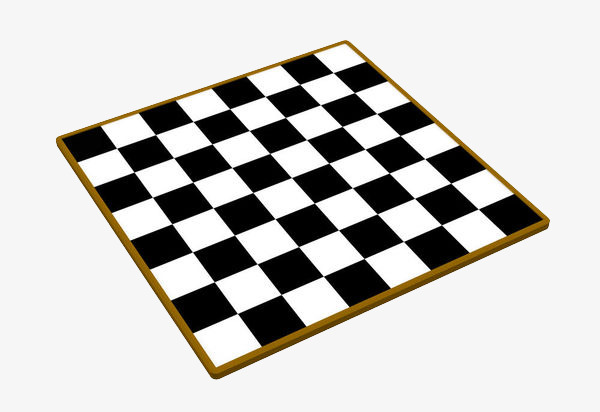
#> input picture PaoloAttempt0602/test.jpg, 600 x 412 px
$ python boardDetection.py   (older library calls are emulated)
#> lines starting #> are read from the running program, lines starting #| are printed output that depends on the picture; after the words box and inside, x2 and y2 are one past the last pixel; in counts of white or black regions, pixels touching at a corner belong together
#> further down, img is the input picture: shape (412, 600, 3); mean B, G, R 197.8, 200.7, 202.1
### PaoloAttempt0602/extract.py
from line import Line, partitionLines, filterCloseLines
from perspective import getPerspective
from util import ratio
from util import showImage, drawPerspective, drawBoundaries, drawContour, writeDocumentationImage
from util import randomColor


import cv2
import numpy as np


# [12 lines left out: function largestContour, not called in this run]

def ignoreContours(img,
                   contours,
                   hierarchy=None,
                   min_ratio_bounding=0.6,
                   min_area_percentage=0.01,
                   max_area_percentage=0.40):
    """Filters a contour list based on some rules. If hierarchy != None,
    only top-level contours are considered.
    :param img: source image
    :param contours: list of contours
    :param hierarchy: contour hierarchy
    :param min_ratio_bounding: minimum contour area vs. bounding box area ratio
    :param min_area_percentage: minimum contour vs. image area percentage
    :param max_area_percentage: maximum contour vs. image area percentage
    :returns: a list with the unfiltered countour ids
    """

    ret = []
    i = -1

    if hierarchy is not None:
        while len(hierarchy.shape) > 2:
            hierarchy = np.squeeze(hierarchy, 0)
    img_area = img.shape[0] * img.shape[1]

    for c in contours:
        i += 1

        if hierarchy is not None and \
           not hierarchy[i][2] == -1:
            continue

        _,_,w,h = tmp = cv2.boundingRect(c)
        if ratio(h,w) < min_ratio_bounding:
            continue

        contour_area = cv2.contourArea(c)
        img_contour_ratio = ratio(img_area, contour_area)
        if img_contour_ratio < min_area_percentage:
            continue
        if img_contour_ratio > max_area_percentage:
            continue

        ret.append(i)

    return ret


def extractBoards(img, w, h):
    """Extracts all boards from an image. This function applies perspective correction.
    :param img: source image
    :param w: output width
    :param h: output height
    :returns: a list the extracted board images
    """
#> called with w = 400, h = 400
    im_gray = cv2.cvtColor(img, cv2.COLOR_BGR2GRAY)
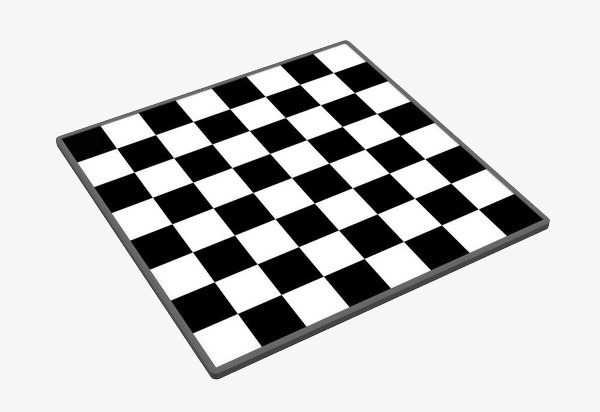
#> im_gray: shape (412, 600); min 0, max 255, mean 200.8

    ## Doc ##
    #writeDocumentationImage(im_gray, "gray")
    ## Doc ##

    (thresh, im_bw) = cv2.threshold(im_gray, 128, 255, cv2.THRESH_BINARY | cv2.THRESH_OTSU)
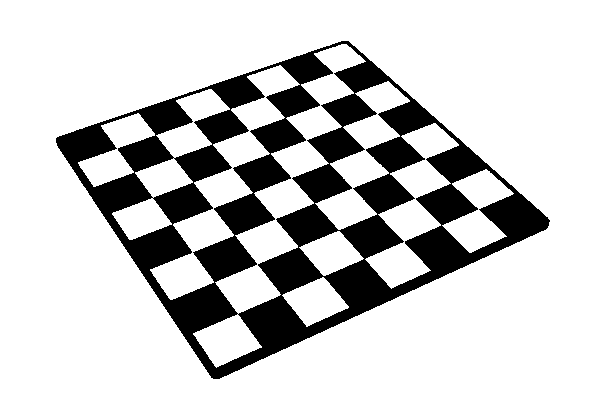
#> im_bw: shape (412, 600); 79.8% white; 1 black region
#> thresh = 133

    ## Doc ##
    #writeDocumentationImage(im_bw, "bw")
    ## Doc ##

    _, contours, hierarchy = cv2.findContours(im_bw, cv2.RETR_TREE, cv2.CHAIN_APPROX_SIMPLE)
#> contours = 11 contours; largest, box (x1, y1, x2, y2) and area: (0, 0, 600, 412) 246189, (55, 40, 551, 380) 92257, (193, 44, 366, 368) 10206, (150, 65, 300, 300) 7233, (365, 123, 459, 289) 5218

    # [9 lines of commented-out code are left out]

    contour_ids = ignoreContours(im_bw, contours, hierarchy)
#> the loop in ignoreContours, `for c in contours:` made 11 passes
#> (w, h, tmp, contour_area, img_contour_ratio) on passes 3, 4, 5, 7, 8, 9, 10: (67, 50, (282, 277, 67, 50), 1740, 0.00704), (65, 45, (299, 231, 65, 45), 1532.5, 0.0062), (72, 84, (442, 169, 72, 84), 2676.5, 0.0108), (77, 74, (78, 113, 77, 74), 2190, 0.00886), (118, 151, (112, 89, 118, 151), 4569, 0.0185), (95, 149, (315, 81, 95, 149), 4445, 0.018), (150, 235, (150, 65, 150, 235), 7233, 0.0293)
#> (w, h, tmp) on passes 6, 11: (94, 166, (365, 123, 94, 166)), (173, 324, (193, 44, 173, 324))
#> after the loop in ignoreContours, `for c in contours:`: i = 10; ret = [4, 7, 8, 9]
#> contour_ids = [4, 7, 8, 9]
    boards = []
    for i in contour_ids:
        c = contours[i]
        c = np.squeeze(c,1)

        ## Doc ##
        #color = randomColor()
        #drawContour(doc_im_contour, c, color)
        ## Doc ##

        perspective = getPerspective(img, c)
        if perspective is not None:
            b = extractPerspective(img, perspective, w, h)
            boards.append(b)
#> this loop made 4 passes
#> after the loop, boards = []
            ## Doc ##
            #drawPerspective(doc_im_perspective, perspective)
            ## Doc ##

    ## Doc ##
    #writeDocumentationImage(boards[-1], "extracted")
    #writeDocumentationImage(doc_im_contour, "contours_filtered")
    #writeDocumentationImage(doc_im_perspective, "perspective")
    ## Doc ##


    return boards


# [78 lines left out: functions extractGrid, extractTiles, extractPerspective, not called in this run]

### PaoloAttempt0602/perspective.py
import cv2
import numpy as np
from util import showImage, drawPerspective, drawBoundaries, drawContour, drawPoint, writeDocumentationImage
from line import Line, partitionLines, filterCloseLines


houghThreshold = 150
hough_threshold_step = 20

def getPerspective(image, points):
    yy, xx, _ = image.shape
    tmp = np.zeros(image.shape[0:2], np.uint8);
    drawContour(tmp, points, (255,), 1)
    houghRatio=houghThreshold//hough_threshold_step

    grid = None
    for i in range(houghRatio):
        lines = cv2.HoughLines(tmp, 1, np.pi / 180, houghThreshold-(i * hough_threshold_step))
        if lines is None:
            continue
        lines = [Line(l[0], l[1]) for l in lines[0]]
        (horizontal, vertical) = partitionLines(lines)
        vertical = filterCloseLines(vertical, horizontal=False)
        horizontal = filterCloseLines(horizontal, horizontal=True)

        if len(vertical) == 2 and len(horizontal) == 2:
            grid = (vertical, horizontal)
            break


    if grid is None:
        return None


    if vertical[0].getCenter()[0] > vertical[1].getCenter()[0]:
        v2, v1 = vertical
    else:
        v1, v2 = vertical

    if horizontal[0].getCenter()[1] > horizontal[1].getCenter()[1]:
        h2, h1 = horizontal
    else:
        h1, h2 = horizontal


    perspective = (h1.intersect(v1),
                   h1.intersect(v2),
                   h2.intersect(v2),
                   h2.intersect(v1))

    # [12 lines of commented-out code are left out]


    return perspective

### PaoloAttempt0602/line.py
import cv2
import numpy as np

class Line:
    # [6 lines left out: function __init__, not called in this run]

    def getCenter(self):
        return self._center

    def getRho(self):
        return self._rho

    def getTheta(self):
        return self._theta

    # [10 lines left out: function getSegment, not called in this run]

    def isHorizontal(self, thresholdAngle=np.pi / 4):
        return abs(np.sin(self._theta)) > np.cos(thresholdAngle)

    def isVertical(self, thresholdAngle=np.pi / 4):
        return abs(np.cos(self._theta)) > np.cos(thresholdAngle)

    # [10 lines left out: function intersect, not called in this run]

    def draw(self, image, color=(0,0,255), thickness=2):
        p1, p2 = self.getSegment(1000,1000)
        cv2.line(image, p1, p2, color, thickness)


    def __repr__(self):
        return "(t: %.2fdeg, r: %.0f)" % (self._theta *360/np.pi, self._rho)

# [30 lines left out: functions partitionLines, filterCloseLines, not called in this run]

### PaoloAttempt0602/util.py
import cv2
import numpy as np
import random

def writeDocumentationImage(image, name):
    cv2.imwrite("images/" + name + ".png", image)

# [6 lines left out: function showImage, not called in this run]

def drawLine(image, a, b, color, thickness=1):
    cv2.line(image, tuple(a), tuple(b), color, thickness)


# [5 lines left out: function drawContour, not called in this run]


def drawBoundaries (image, boundaries, color=(128, 128, 0)):
    p_min, p_max = boundaries
    cv2.rectangle(image, p_min, p_max, color)


# [6 lines left out: function drawPerspective, not called in this run]


def drawLines(image, lines, color=(0,0,255), thickness=2):
    for l in lines:
        l.draw(image, color, thickness)

def drawPoint(image, point, color, thickness=4):
    cv2.circle(image, tuple([int(i) for i in point]), thickness, color)


# [4 lines left out: function ratio, not called in this run]

def randomColor(ncol=3):
    return [(random.randint(128, 255) * (random.randint(0,100) % 2)) for x in range(ncol)]

### PaoloAttempt0602/boardDetection.py
import cv2
import numpy as np
import copy

from PaoloAttempt0602.board import Board
from PaoloAttempt0602.extract import extractBoards, extractGrid, extractTiles, ignoreContours, largestContour
from PaoloAttempt0602.util import showImage, drawPerspective, drawBoundaries, drawLines, drawPoint, drawContour, randomColor
from PaoloAttempt0602.line import Line

import cv2

img = cv2.imread('test.jpg',1)

hello = extractBoards(img, 400, 400)
#> hello = []
print (hello)


cv2.waitKey(0)
cv2.destroyAllWindows()
